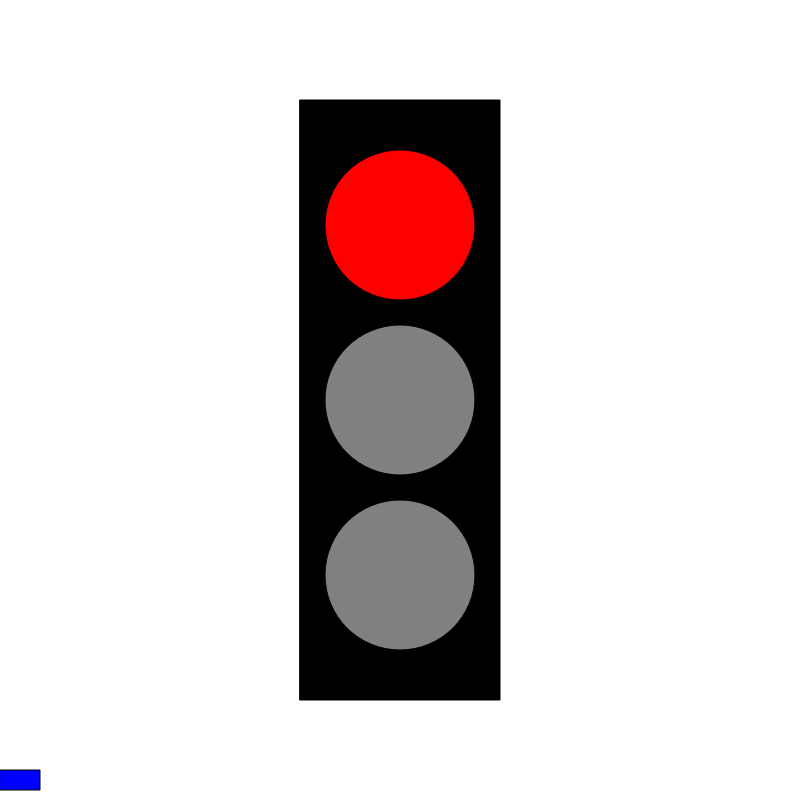
Frame 1 (no input)
Frame 60 (no input): identical to frame 1, image omitted
Frame 120 (the mouse pressed at the canvas centre since frame 60): identical to frame 1, image omitted

The p5.js sketch that drew this single still picture (run headless with seeded random() and noise() and a simulated clock; from frame 60 on, the mouse is pressed at the canvas centre):

// p5.js sketch
// ── sketch.js
let state = 0;
let timer = 0;
let x = 20;

function setup() {
  createCanvas(800, 800);
  rectMode(CENTER);
}

function draw() {
  
  background("white");
  fill("black");
  rect(width/2, height/2, 200, 600);

  switch(state) {

    case 0: //red light
    fill("red");
    ellipse(width/2, height/2 - 175, 150, 150);
    fill("gray");
    ellipse(width/2, height/2, 150, 150);
    ellipse(width/2, height/2 + 175, 150, 150);

    fill("blue");
    rect(x, 780, 40, 20);
    x+=0;

    timer++;
    if(timer > 3*60) {
      timer = 0;
      state = 1;
    }

    break;

    case 1: //green light
    fill("gray");
    ellipse(width/2, height/2 - 175, 150, 150);
    ellipse(width/2, height/2, 150, 150);
    fill("green");
    ellipse(width/2, height/2 + 175, 150, 150);

    fill("blue");
    rect(x, 780, 40, 20);
    x+=5;
    if(x > width){
      x = 20;
    }

    timer++;
    if(timer > 3*60) {
      timer = 0;
      state = 2;
    }

    break;

    case 2: //yellow light
    fill("gray");
    ellipse(width/2, height/2 - 175, 150, 150);
    fill("yellow");
    ellipse(width/2, height/2, 150, 150);
    fill("gray");
    ellipse(width/2, height/2 + 175, 150, 150);

    fill("blue");
    rect(x, 780, 40, 20);
    x+=3;
    if(x > width){
      x = 20;
    }

    timer++;
    if(timer > 2*60) {
      timer = 0;
      state = 0;
    }

    break;


  }

}
